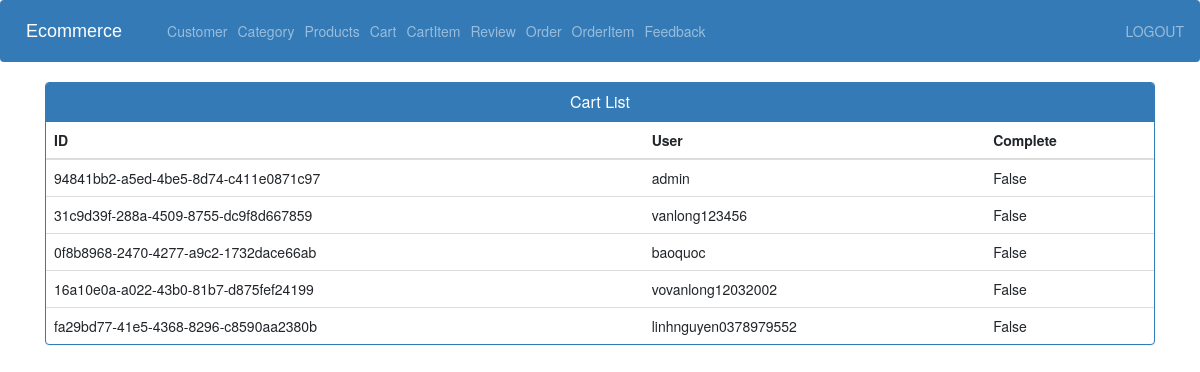
/cart_view_admin/ (signed in), run on an earlier commit of the app's database.
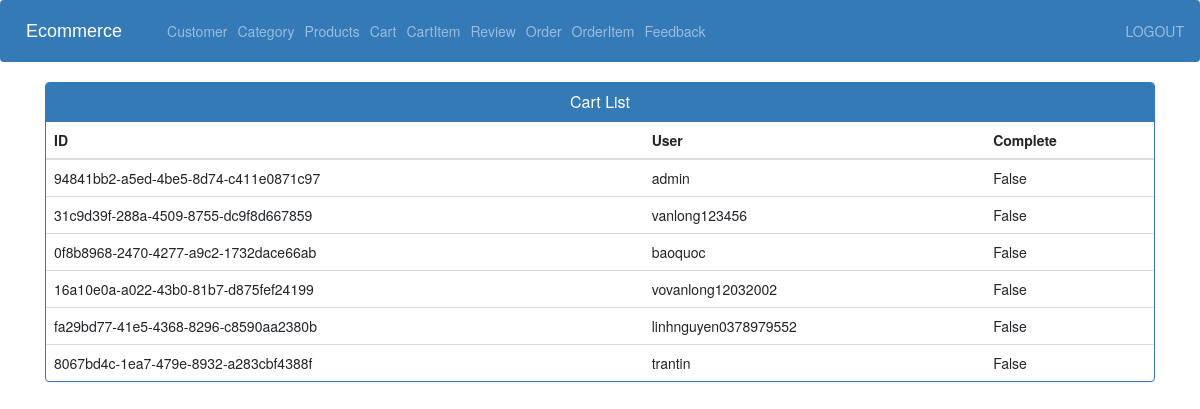
And on a later commit of the database.
### store/models.py (models this page shows, shortened)
class Cart(models.Model):
    id = models.UUIDField(default=uuid.uuid4, primary_key=True)
    user = models.ForeignKey(User,  on_delete=models.CASCADE)
    completed = models.BooleanField(default=False)

### store/views.py (the view)
# urls.py: path('cart_view_admin/',views.cart_view_admin, name='cart_view_admin'),
@login_required(login_url='adminlogin')
def cart_view_admin(request):
    carts= Cart.objects.all()
    context = {'carts':carts}
    return render(request, 'admin/view_cart.html',context)

### store/templates/admin/view_cart.html (shortened to what this page needs)
{% extends 'admin/admin_base.html' %}
{% load static %}
{% block content %}
<head>
  <link href="//netdna.bootstrapcdn.com/bootstrap/3.0.0/css/bootstrap.min.css" rel="stylesheet" id="bootstrap-css">
</head>
<div class="container vh-100">
  <div class="panel panel-primary">
    <div class="panel-heading">
      <h6 class="panel-title">Cart List</h6>
    </div>
    <table class="table table-hover" id="dev-table">
      <thead>
        <tr>
          <th>ID</th>
          <th>User</th>
          <th>Complete</th>
        </tr>
      </thead>
      {% for p in carts %}
      {% if p %}
      <tr>
        <td> {{p.id}}</td>
        <td>{{ p.user.username }}</td>
        <td>{{p.completed}}</td>
      </tr>
      {%else%}
      <br><br><br>
      <h1>no products</h1>
      {% endif %}
      {% endfor %}
    </table>
  </div>
</div>
{% endblock content %}

What changed in the data, as far as the page shows it:
added Cart: id "8067bd4c-1ea7-479e-8932-a283cbf4388f", user.username "trantin", completed "False"
